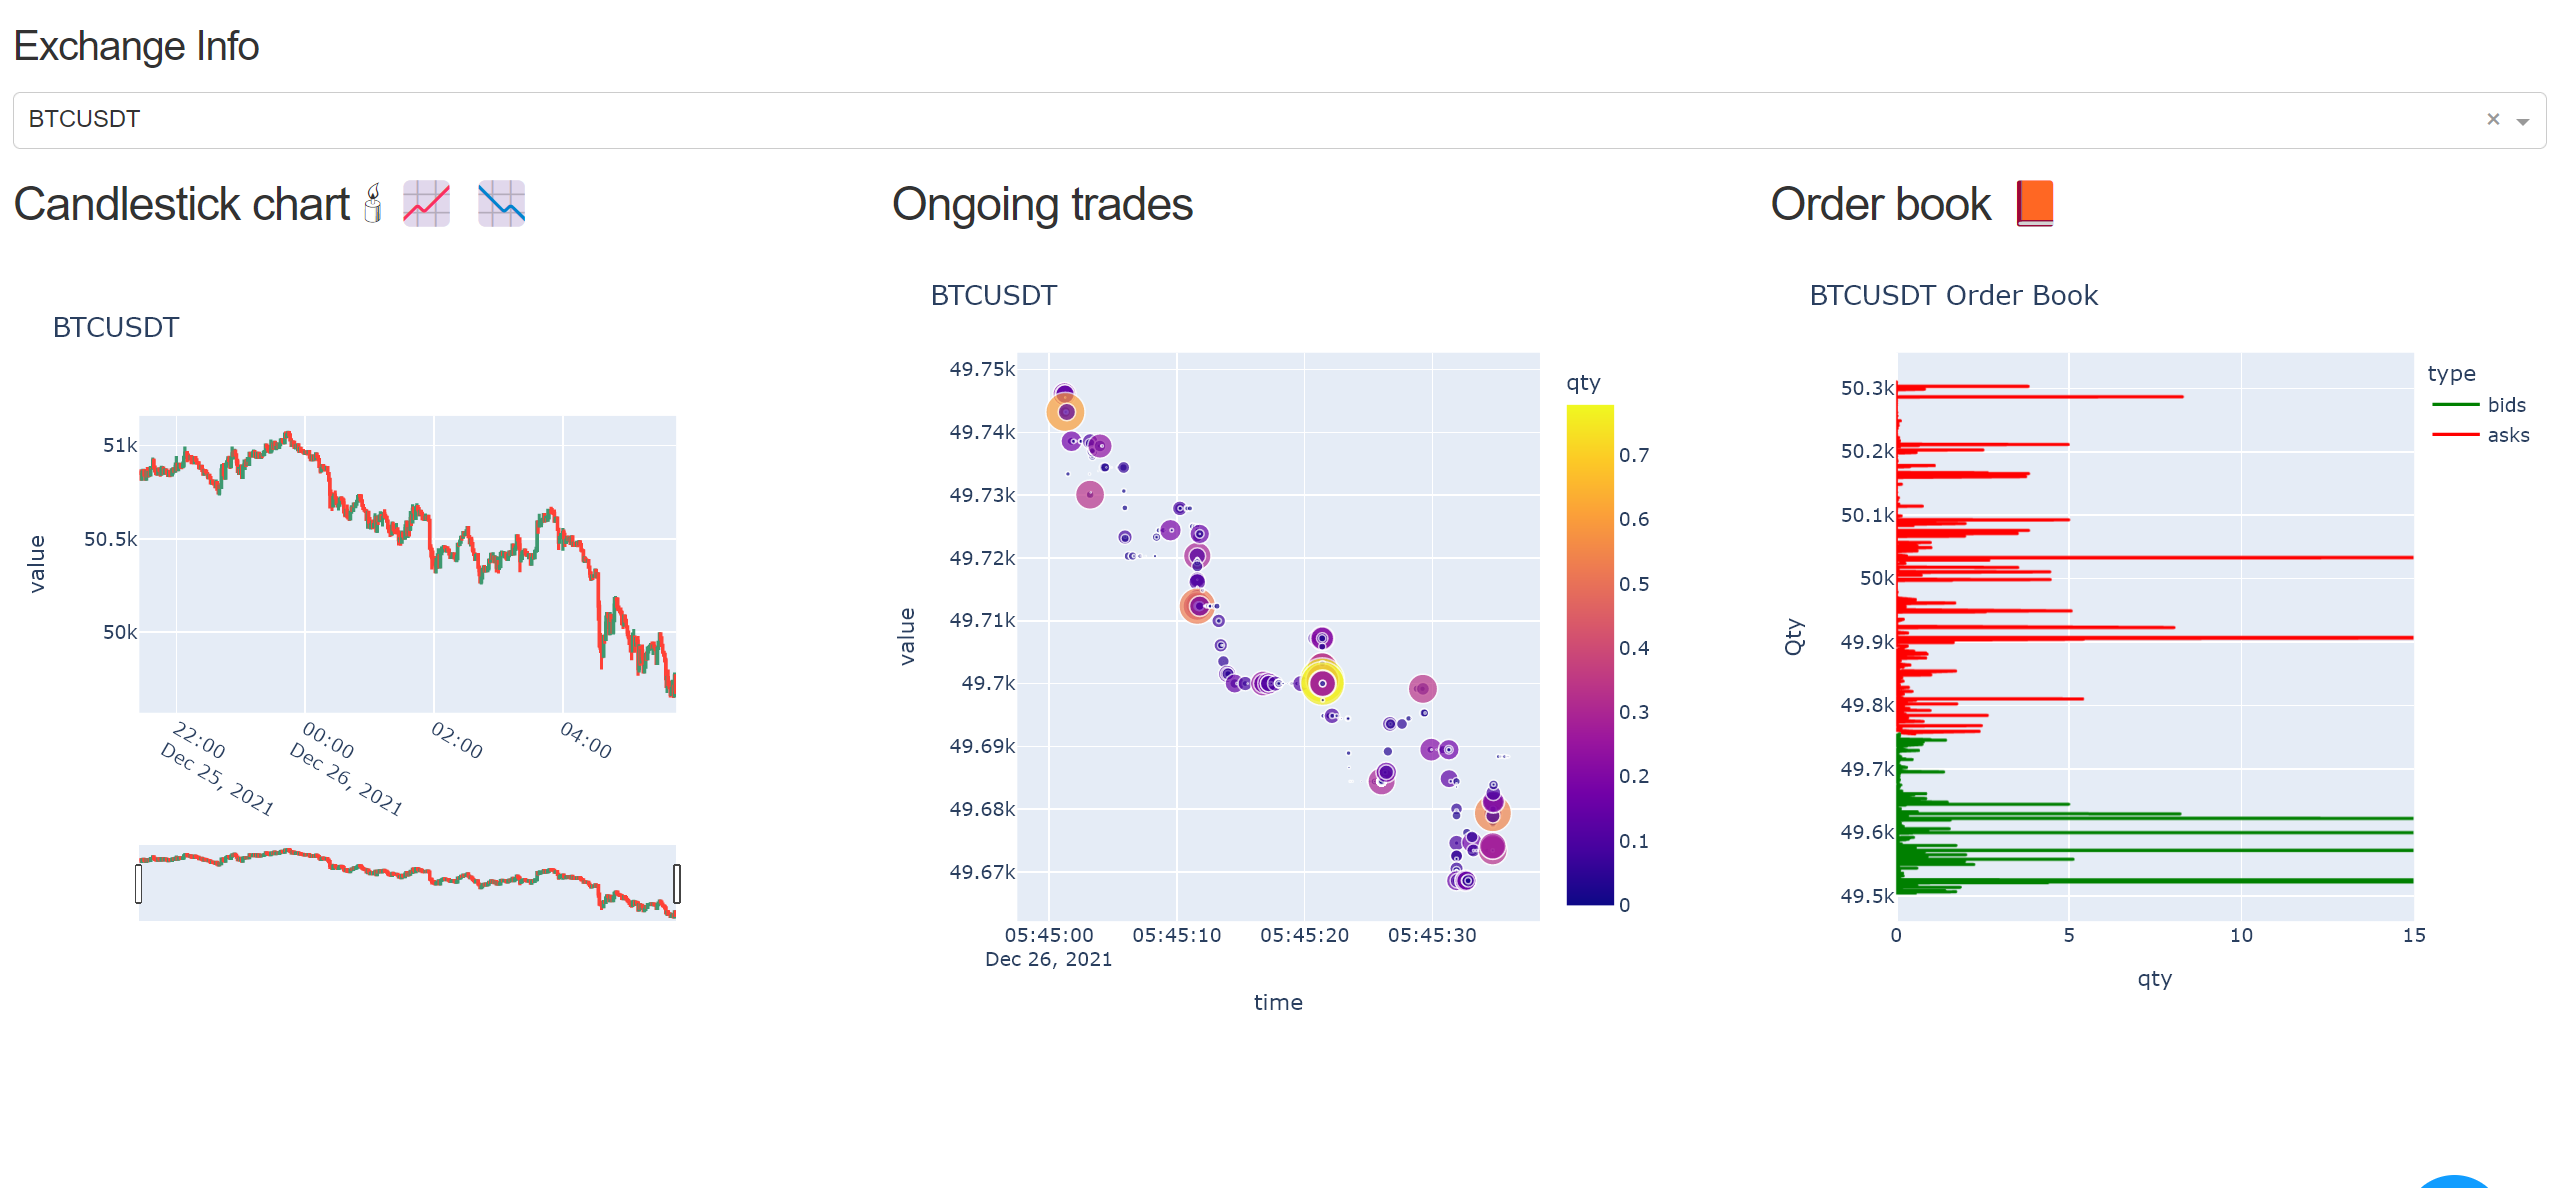

Python code for this plot:
# Author : Ajinkya Gorad
# Date : 23-26 Dec, 2021

# Based on plotly Dash interface for plotting in html https://dash.plotly.com/
# Binance python library  https://python-binance.readthedocs.io from Binance API https://binance-docs.github.io


# issues : slow, may overrequest should be converted to websocket api for smooth realtime updates
from binance.client import Client
from binance.enums import *
from matplotlib import pyplot as plt
import datetime
from matplotlib.animation import FuncAnimation
import pandas as pd
import IPython 
import pytz
import numpy as np
from config import api_key,api_secret

import dash
from dash import dcc
from dash import html
from dash.dependencies import Input, Output
import plotly.express as px
import plotly.graph_objects as go
import pandas as pd



client = Client(api_key, api_secret)
futures_symbols=pd.DataFrame(client.futures_exchange_info()['symbols']).symbol.values

app = dash.Dash(__name__,external_stylesheets=['https://codepen.io/chriddyp/pen/bWLwgP.css'])
app.scripts.config.serve_locally = False
app.layout = html.Div([html.H4(children='Exchange Info'),
                       dcc.Dropdown(id='currency-pair-dropdown',
                                   options=[{'label':x,'value':x} for x in futures_symbols],value='BTCUSDT'),
                       html.Div([
                       html.Div([html.H3('Candlestick chart 🕯 📈 📉'),dcc.Graph(id='klines')],
                                className="four columns"), 
                       html.Div([html.H3('Ongoing trades'),dcc.Graph(id='trades')],
                                 className="four columns"), 
                       html.Div([html.H3('Order book 📙 '),dcc.Graph(id='order-book')],
                                 className="four columns")],
                           className="row"),
                       dcc.Interval(id='interval-component',interval=1*500,n_intervals=0)])

@app.callback([Output('klines','figure')],[Input('interval-component','n_intervals'),Input('currency-pair-dropdown','value')])
def update_klines(n,sym):
    df=pd.DataFrame(client.get_klines(symbol=sym,interval=Client.KLINE_INTERVAL_1MINUTE))
    df.columns = ['opentime','open','high','low','close','volume','closetime','quote_asset_volume','number_of_trades','taker_buy_base_asset_volume','taker_buy_quote_asset_volume','to_be_ignored']
    df['opentime'] = [datetime.datetime.fromtimestamp(x/1000.0) for x in df.opentime]
    fig=go.Figure(data=[go.Candlestick(x=df['opentime'],
                                               open=df['open'],
                                               high=df['high'],
                                               low = df['low'],
                                               close = df['close'])])
    fig.update_layout(title=sym, yaxis_title='value',width=500,height=500)
    fig.update_layout(hoverdistance=0)
    return [fig]

@app.callback([Output('trades','figure')],
              [Input('interval-component','n_intervals'),
               Input('currency-pair-dropdown','value')])
def update_trade_price_chart(n,sym):
    trades = client.get_recent_trades(symbol=sym,limit=500)
    trades = pd.DataFrame(trades)
    trades['time'] = [datetime.datetime.fromtimestamp(x/1000.0) for x in trades.time]
    trades['price']=trades['price'].astype(float)
    trades['qty'] = trades['qty'].astype(float)
    fig= px.scatter(trades,x='time',y='price',size='qty',color='qty')
    fig.update_layout(title=sym, yaxis_title='value',width=500,height=500)
    fig.update_layout(hoverdistance=0)
    return [fig]

@app.callback([Output('order-book','figure')],
              [Input('interval-component','n_intervals'),
               Input('currency-pair-dropdown','value')])
def update_order_book(n,sym):
    depth = client.get_order_book(symbol=sym,limit=1000)
    bids_df=pd.DataFrame(depth['bids'],columns=['price','qty'])
    bids_df['type']='bids'
    asks_df=pd.DataFrame(depth['asks'],columns=['price','qty'])
    asks_df['type']='asks'
    bids_df=bids_df.append(asks_df)
    bids_df['price'] = bids_df['price'].astype(float)
    bids_df['qty'] = bids_df['qty'].astype(float)
    #asks_df['price'] = asks_df['price'].astype(float)
    #asks_df['qty'] = asks_df['qty'].astype(float)
    
    fig=px.line(bids_df,x='qty',y='price',color='type',color_discrete_map={'bids':'green','asks':'red'})
    #fig.add_trace(px.bar(asks_df,x='price',y='qty',marker_color='type'))
    fig.update_layout(title=sym+' Order Book', yaxis_title='Qty',width=500,height=500)
    fig.update_layout(xaxis_range=[0,15])
    #fig.update_layout(yaxis_range=[50200,50400])
    return [fig]

    


if __name__ == '__main__':
    app.run_server(debug=True)
            
